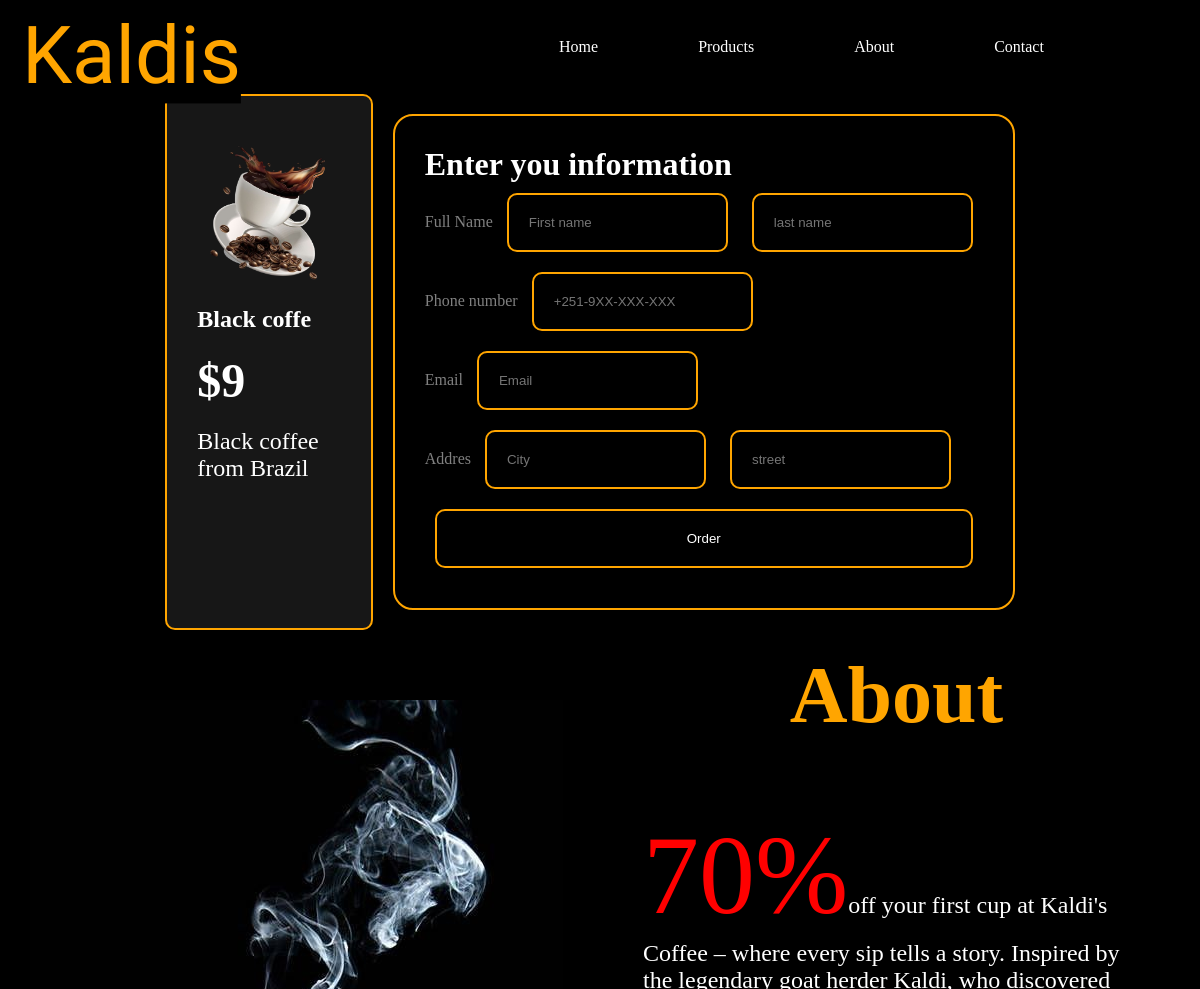
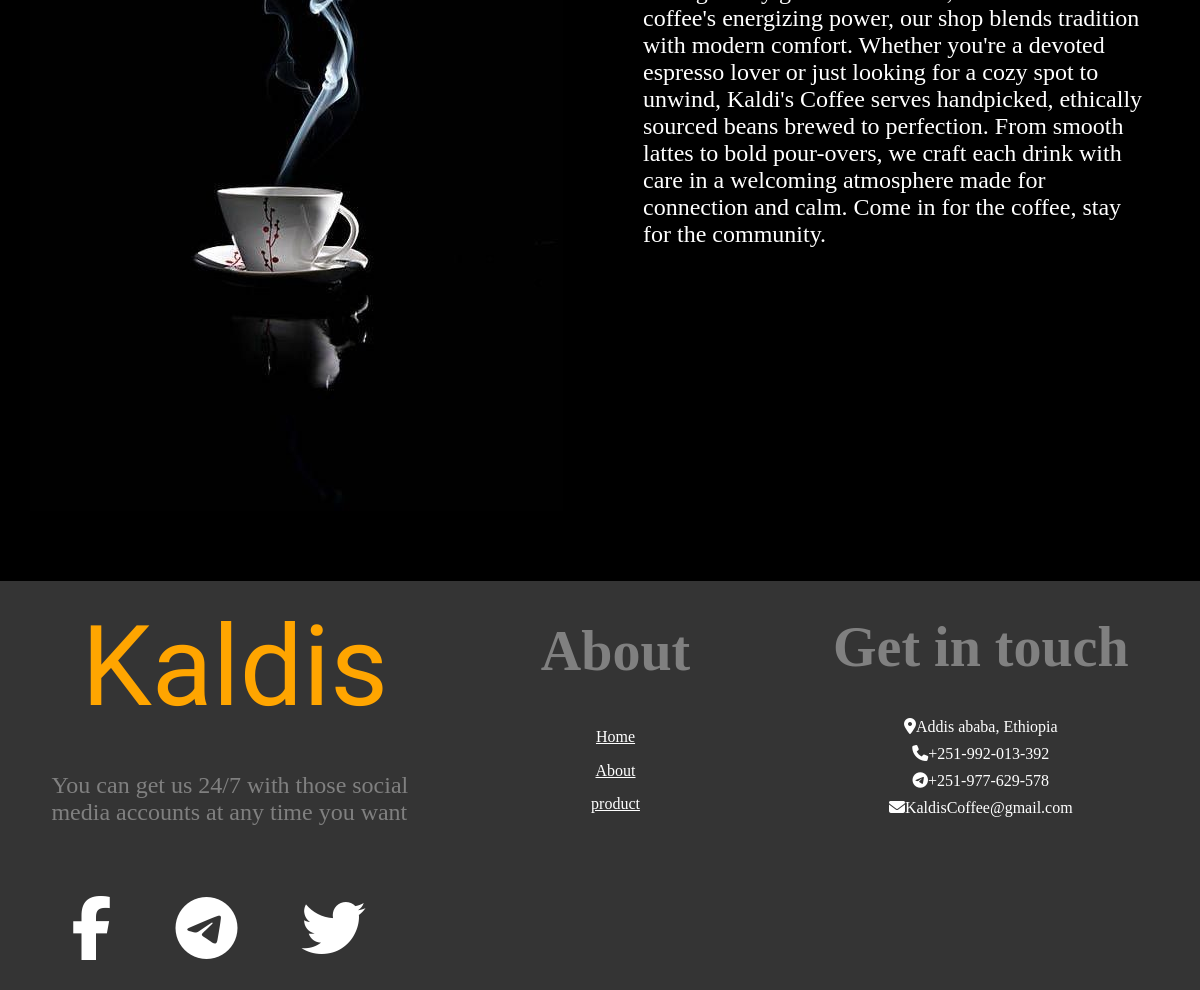
The page /order/3/ on the database its author committed (2 pictures, top to bottom).
### products/models.py (models this page shows, shortened)
class products(models.Model):
    name = models.CharField(max_length=255)
    created_at = models.DateTimeField(auto_now_add=True)
    price = models.CharField(max_length=10, default='$')
    description = models.CharField(max_length=255, default='')
    img2 = models.ImageField(default='fallback.png', blank=True)

### coffe/views.py (the view)
# urls.py: path('order/<int:product_id>/', views.order, name = 'order'),
def order(request, product_id):
    product = get_object_or_404(products, id=product_id)
    return render (request, 'orders.html',{'product':product})

### templates/orders.html (shortened to what this page needs)
{% extends "layout.html" %}
{%block content%}
<div class="order">
<div class="order_content">
    <div class="selected_product">
        <img src="{{product.img2.url}}" alt="" height = "150">
        <h2>{{product.name}}</h2>
        <h3>{{product.price}}</h3>
        <p>{{product.description}}</p>
    </div>
    <div class="personal_info">
        <form method="POST" action="{% url 'orders:update_orders' product.id %}" class="personal_info_form">
            <h1>Enter you information</h1>
            <div class="full_name">
                <label for="name">Full Name</label>
                <input type="text" placeholder="First name" name="name">
                <input type="text" placeholder="last name" name="M_name">
            </div>
            <div class="phone_number">
            <label for="phone">Phone number</label>
            <input type="phone2numeric" placeholder="+251-9XX-XXX-XXX" name =  'phone'>
            </div>
            <div class="email">
            <label for="email">Email</label>
            <input type="email" placeholder="Email" name= 'email'>
            </div>
            <div class="ship_add">
            <label for="addres">Addres</label>
            <input type="text" placeholder="City" name= 'address'>
            <input type="text" placeholder="street" name = 'street'>
            </div>
            <input type="submit" value="Order" class="order_button">
        </form>
    </div>
</div>
</div>
{% endblock %}

### static/css/style.css (style rules this page uses)
* { background-color: black; scroll-behavior: smooth; color: white; margin: 0; }
.order { display: flex; justify-content: center; align-items: center; }
.order_content { display: grid; grid-template-columns: 0.3fr 1fr; }
.selected_product { display: flex; flex-direction: column; background-color: rgb(23, 23, 23); border: 2px solid orange; border-radius: 10px; padding: 30px 30px; }
.selected_product * { background-color: rgb(23, 23, 23); color: white; margin: 10px 0px; font-size:1.5rem; }
.selected_product h3 { font-size:3rem; }
.personal_info { border: 2px solid orange; padding: 30px 30px; margin: 20px 20px; border-radius: 20px; }
.personal_info_form { display: flex; flex-direction: column; }
.personal_info_form h1 { color: white; font-family: cursive; }
.personal_info_form input { background-color: transparent; outline: none; border: 2px solid orange; padding: 20px 20px; margin: 10px 10px; border-radius:10px ; color: white; }
.personal_info_form label { color: gray; font-family: cursive; }

### rows shown on the page
products: img2 (picture), name "Black coffe", price "$9", description "Black coffee from Brazil"
